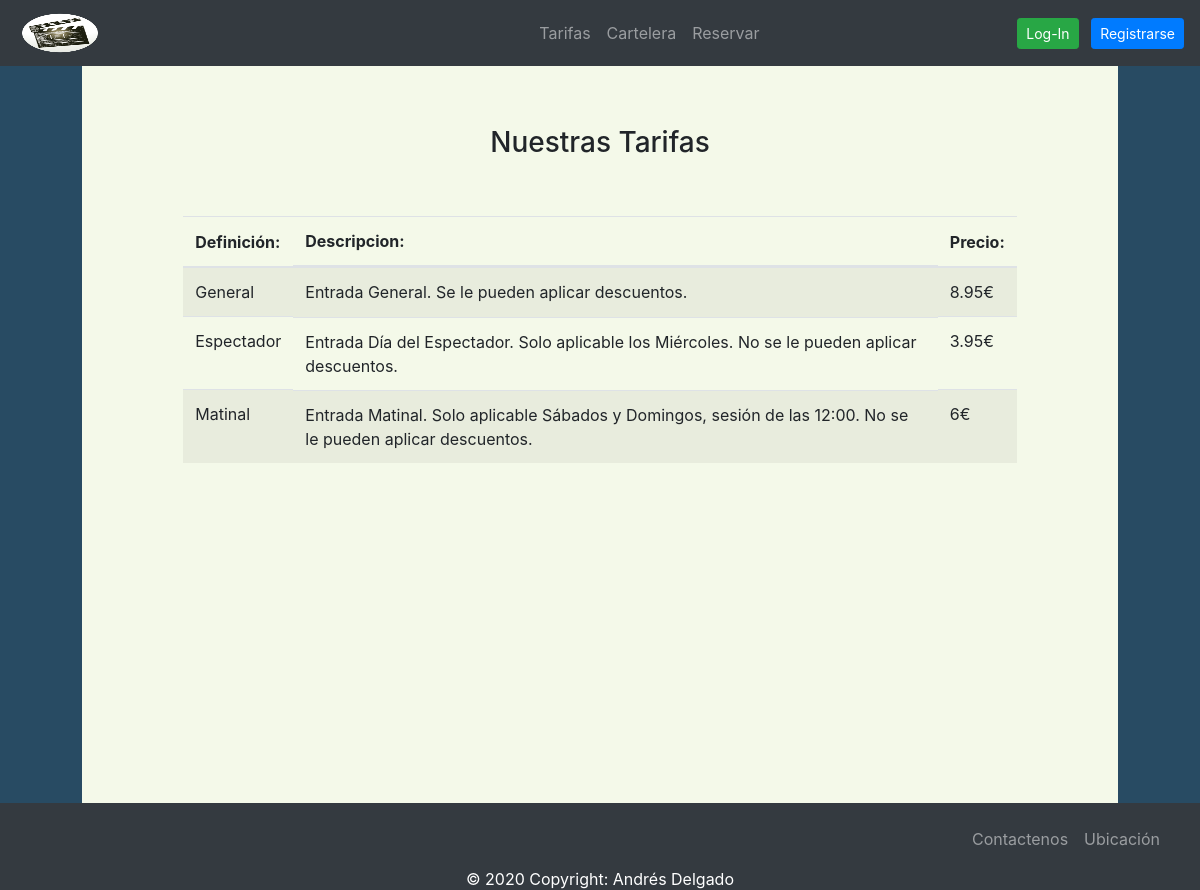
The page /contenido/tarifas.php on the database its author committed.
### tables this page shows
CREATE TABLE IF NOT EXISTS `tarifa` (
  `idTipo` int(11) NOT NULL AUTO_INCREMENT,
  `Definicion` varchar(45) NOT NULL,
  `Descripcion` varchar(400) NOT NULL,
  `Precio` float NOT NULL,
  PRIMARY KEY (`idTipo`)
);

### scripts/db.php (called while the page is built, shortened)
<?php
    class DB extends Conexion{
        public static function Ejecutar($sql){
            $conn = new Conexion();
            $result = $conn->prepare($sql);
            $result->execute();
            return $result;
         }
        public static function Get_Tarifas(){
            $sql = "SELECT * FROM tarifa";
            $result = DB::Ejecutar($sql);
            if ($result->rowCount()>0) {
                $tarifas = $result->fetchAll(PDO::FETCH_ASSOC);
                return $tarifas;
            } else {
                return -1;
            }
        }
    }
?>

### scripts/funciones.php (called while the page is built, shortened)
<?php
    require_once 'db.php';
    function Get_Tarifas(){
        $tarifas= DB::Get_Tarifas();
        return $tarifas;
    }
?>

### contenido/tarifas.php (the view, shortened to what this page needs)
<?php
    require_once '../scripts/funciones.php';
    $array_tarifas=Get_Tarifas();
?>
<!DOCTYPE html>
<html lang="en">
<head>
    <link rel="stylesheet" href="../styles/style.css">
    <link rel="stylesheet" href="https://maxcdn.bootstrapcdn.com/bootstrap/4.0.0/css/bootstrap.min.css">
</head>
<body>
    <div class="container-fluid" id="fondo">
    <header class="row">
            <nav class="navbar navbar-expand-md navbar-dark bg-dark fixed-top justify-content-center">
                <div class="navbar-brand d-flex mr-5 w-45 mr-auto">
                    <a href="../index.php"  id="logo">
                        <img src="../img/logoW.png" id="logo_img">
                    </a>
                </div>
                <div class="collapse navbar-collapse ml-mg-5 ml-3  w-100 " id="menu">
                    <ul class="navbar-nav menu_1_ul w-100 mr-lg-1 pr-5 justify-content-end mt-2 mt-sm-0">
                        <li class="nav-item ">
                            <a href="tarifas.php" class="nav-link">Tarifas</a>
                        </li>
                        <li class="nav-item">
                            <a href="cartelera.php" class="nav-link">Cartelera</a>
                        </li>
                        <li class="nav-item">
                            <a href="reservas.php" class="nav-link" >Reservar</a>
                        </li>
                    </ul>
                    <ul class="nav navbar-nav menu_2_ul ml-auto w-100 justify-content-end align-items-end">
                        <?php
                        if (!$Registrado) {
                        ?>
                             <li class="nav-item">
                                    <input class="btn btn-success btn-sm mr-2" data-toggle="modal" data-target="#login" type="button" value="Log-In">
                                    <input class="btn btn-primary mt-2 mt-sm-0 btn-sm" data-toggle="modal" data-target="#registrar" type="button" value="Registrarse">
                                </li>
                        <?php
                        }
                        ?>
                    </ul>
                </div>
            </nav>
        </header>
        <section class="row justify-content-center seccion">
            <div class="col seccion2 pt-4">
                <div class="row mt-4 mb-1 justify-content-center">
                    <h3 class="text-center mt-5">Nuestras Tarifas</h3>
                </div>
                <div class="row mt-5 mb-1 justify-content-center">
                    <div class="col-offset-1 col-md-10">
                        <table class="table col-md-4  table-striped">
                            <thead>
                                <tr>
                                    <th scope="col">Definición:</th>
                                    <th class=" d-none  d-md-block" scope="col">Descripcion:</th>
                                    <th scope="col">Precio:</th>
                                </tr>
                            </thead>
                            <tbody>
                                <?php
                                foreach ($array_tarifas as $tarifa) {
                                ?>
                                    <tr>
                                        <td><?php echo $tarifa['Definicion']; ?></td>
                                        <td class="d-none d-md-block"><?php echo $tarifa['Descripcion']; ?></td>
                                        <td><?php echo $tarifa['Precio']."€"; ?></td>
                                    </tr>
                                <?php
                                }
                                ?>
                            </tbody>
                        </table>
                    </div>
                </div>
            </div>
        </section>
       <?php include 'footer.php';?>
</body>
</html>

### contenido/footer.php (shortened to what this page needs)
<footer class="page-footer  bg-dark">
        <div class=" row bg-dark text-white justify-content-end">
                    <div class="d-flex justify-content-end mt-2">
                        <nav class="navbar navbar-expand-md navbar-dark justify-content-end bg-dark">
                            <div class="collapse navbar-collapse" id="navbarText">
                                <ul class="navbar-nav mr-3">
                                <li class="nav-item">
                                    <a class="nav-link" href="contacto.php">Contactenos</a>
                                </li>
                                <li class="nav-item">
                                    <a class="nav-link" href="ubicacion.php">Ubicación</a>
                                </li>
                                </ul>
                            </div>
                        </nav>
                    </div>
                </div>
                <div class=" row text-center  bg-dark text-white ">
                    <div class="mx-auto mb-2">
                    <span>© 2020 Copyright:</span>
                    <span>Andrés Delgado</span></div>
                </div>
        </footer>
    </div>

### styles/style.css (style rules this page uses)
html { height: 100%; min-height:95%; }
body { display: flex; min-height:95%; padding-top: 30px; }
#fondo { background-color: #284b63; }
.seccion2 { background-color: #F4F9E9; }
.seccion { height: 100%; min-height: 95%; }
@media only screen and (min-width: 900px) { .seccion { padding-left: 7%; padding-right: 7%; } }
#logo { width: 80px; height: 40px; margin-left: 5%; }
#logo_img { width: 80px; height: 40px; }
.menu_1_ul { max-width: 66%; }
.menu_2_ul { max-width: 90%; }
@media only screen and (min-width: 646px) { .menu_2_ul { max-width: 34%; } }

### rows shown on the page
tarifa: Definicion "General", Descripcion "Entrada General. Se le pueden aplicar descuentos.", Precio "8.95"
tarifa: Definicion "Espectador", Descripcion "Entrada Día del Espectador. Solo aplicable los Miércoles. No se le pueden aplicar descuentos.", Precio "3.95"
tarifa: Definicion "Matinal", Descripcion "Entrada Matinal. Solo aplicable Sábados y Domingos, sesión de las 12:00. No se le pueden aplicar descuentos.", Precio "6"
